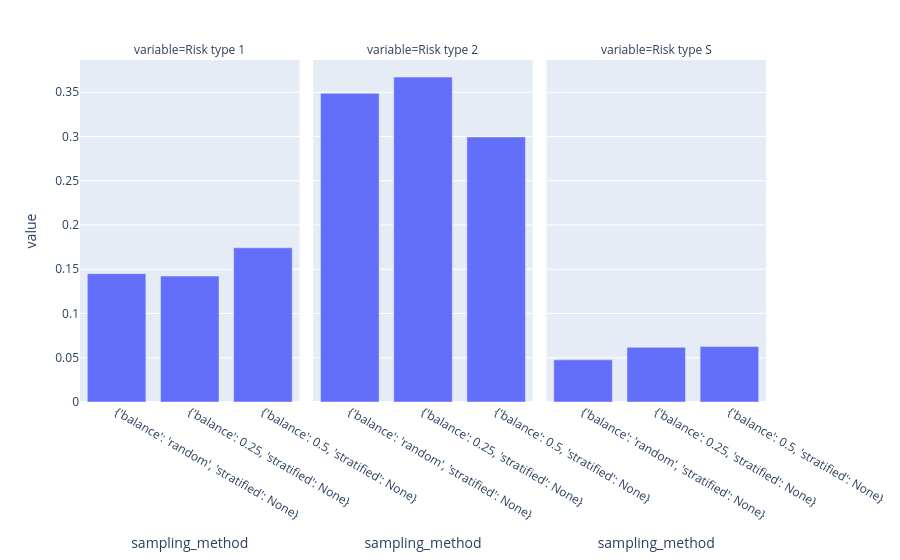

Notebook code cell kept with this figure:
### Code cell
import plotly.express as px


result = []
df["sampling_method"] = df["sampling_method"].astype(str)
for sampling_method, sub_df in df.groupby("sampling_method"):
    result += [{
        "sampling_method": sampling_method,
        "Risk type 1": get_risk(sub_df, "error_type_1"),
        "Risk type 1 (support)": get_risk_support(sub_df, "error_type_1"),
        "Risk type 2": get_risk(sub_df, "error_type_2"),
        "Risk type 2 (support)": get_risk_support(sub_df, "error_type_2"),
        "Risk type S": get_risk(sub_df, "error_type_S"),
        "Risk type S (support)": get_risk_support(sub_df, "error_type_S"),
    }]
result = pd.DataFrame(result)
plot_df = result.melt(id_vars=["sampling_method"], value_vars=["Risk type 1", "Risk type 2", "Risk type S"])
px.bar(plot_df, x="sampling_method", y="value", facet_col="variable")

### Figure 1 — Plotly figure (JSON) as saved in the notebook; plotly's stock layout.template omitted (floating-point values rounded to 4 significant figures)
{"data": [{"hovertemplate": "variable=Risk type 1<br>sampling_method=%{x}<br>value=%{y}<extra></extra>", "legendgroup": "", "marker": {"color": "#636efa", "pattern": {"shape": ""}}, "name": "", "orientation": "v", "showlegend": false, "textposition": "auto", "type": "bar", "x": ["{'balance': 'random', 'stratified': None}", "{'balance': 0.25, 'stratified': None}", "{'balance': 0.5, 'stratified': None}"], "xaxis": "x", "y": [0.145, 0.1423, 0.1743], "yaxis": "y"}, {"hovertemplate": "variable=Risk type 2<br>sampling_method=%{x}<br>value=%{y}<extra></extra>", "legendgroup": "", "marker": {"color": "#636efa", "pattern": {"shape": ""}}, "name": "", "orientation": "v", "showlegend": false, "textposition": "auto", "type": "bar", "x": ["{'balance': 'random', 'stratified': None}", "{'balance': 0.25, 'stratified': None}", "{'balance': 0.5, 'stratified': None}"], "xaxis": "x2", "y": [0.3488, 0.3672, 0.2996], "yaxis": "y2"}, {"hovertemplate": "variable=Risk type S<br>sampling_method=%{x}<br>value=%{y}<extra></extra>", "legendgroup": "", "marker": {"color": "#636efa", "pattern": {"shape": ""}}, "name": "", "orientation": "v", "showlegend": false, "textposition": "auto", "type": "bar", "x": ["{'balance': 'random', 'stratified': None}", "{'balance': 0.25, 'stratified': None}", "{'balance': 0.5, 'stratified': None}"], "xaxis": "x3", "y": [0.04761, 0.06181, 0.06264], "yaxis": "y3"}], "layout": {"annotations": [{"font": {}, "showarrow": false, "text": "variable=Risk type 1", "x": 0.16, "xanchor": "center", "xref": "paper", "y": 1, "yanchor": "bottom", "yref": "paper"}, {"font": {}, "showarrow": false, "text": "variable=Risk type 2", "x": 0.5, "xanchor": "center", "xref": "paper", "y": 1, "yanchor": "bottom", "yref": "paper"}, {"font": {}, "showarrow": false, "text": "variable=Risk type S", "x": 0.84, "xanchor": "center", "xref": "paper", "y": 1, "yanchor": "bottom", "yref": "paper"}], "barmode": "relative", "legend": {"tracegroupgap": 0}, "margin": {"t": 60}, "xaxis": {"anchor": "y", "domain": [0, 0.32], "title": {"text": "sampling_method"}}, "xaxis2": {"anchor": "y2", "domain": [0.34, 0.66], "matches": "x", "title": {"text": "sampling_method"}}, "xaxis3": {"anchor": "y3", "domain": [0.68, 1.0], "matches": "x", "title": {"text": "sampling_method"}}, "yaxis": {"anchor": "x", "domain": [0, 1], "title": {"text": "value"}}, "yaxis2": {"anchor": "x2", "domain": [0, 1], "matches": "y", "showticklabels": false}, "yaxis3": {"anchor": "x3", "domain": [0, 1], "matches": "y", "showticklabels": false}}}
